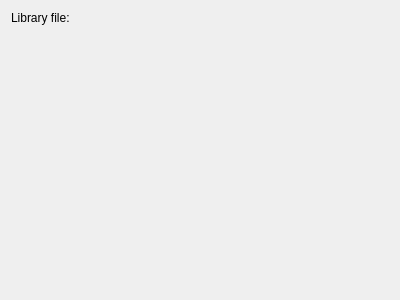
<?xml version="1.0" encoding="UTF-8"?>
<ui version="4.0">
 <class>LibraryQAWizardSelectLibraryPage</class>
 <widget class="QWizardPage" name="LibraryQAWizardSelectLibraryPage">
  <property name="geometry">
   <rect>
    <x>0</x>
    <y>0</y>
    <width>400</width>
    <height>300</height>
   </rect>
  </property>
  <property name="windowTitle">
   <string>Form</string>
  </property>
  <layout class="QGridLayout" name="gridLayout">
   <item row="0" column="0">
    <widget class="QLabel" name="label">
     <property name="text">
      <string>Library file:</string>
     </property>
    </widget>
   </item>
   <item row="0" column="2">
    <widget class="QPathEdit" name="patheditLibrary">
     <property name="allowEmptyPath">
      <bool>false</bool>
     </property>
     <property name="nameFilters">
      <stringlist>
       <string>EAGLE library files (*.lbr)</string>
      </stringlist>
     </property>
    </widget>
   </item>
   <item row="1" column="2">
    <spacer name="verticalSpacer">
     <property name="orientation">
      <enum>Qt::Vertical</enum>
     </property>
     <property name="sizeHint" stdset="0">
      <size>
       <width>20</width>
       <height>40</height>
      </size>
     </property>
    </spacer>
   </item>
  </layout>
 </widget>
 <customwidgets>
  <customwidget>
   <class>QPathEdit</class>
   <extends>QWidget</extends>
   <header>qpathedit.h</header>
  </customwidget>
 </customwidgets>
 <resources/>
 <connections/>
</ui>
